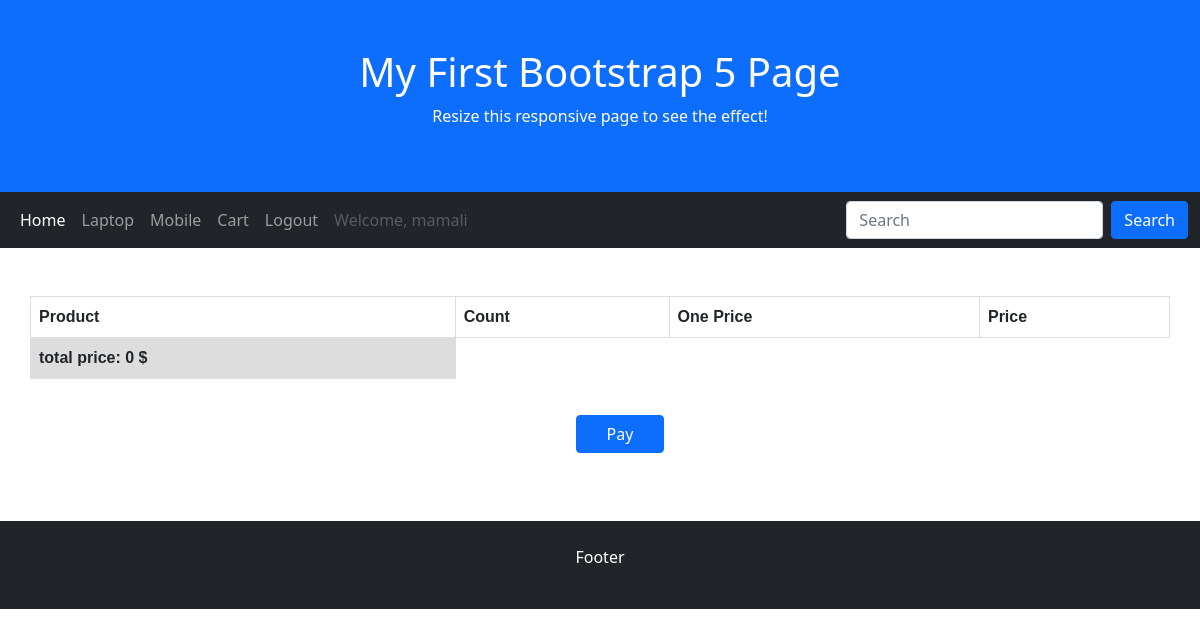
The page /factor/ (signed in) on the database as committed earlier.
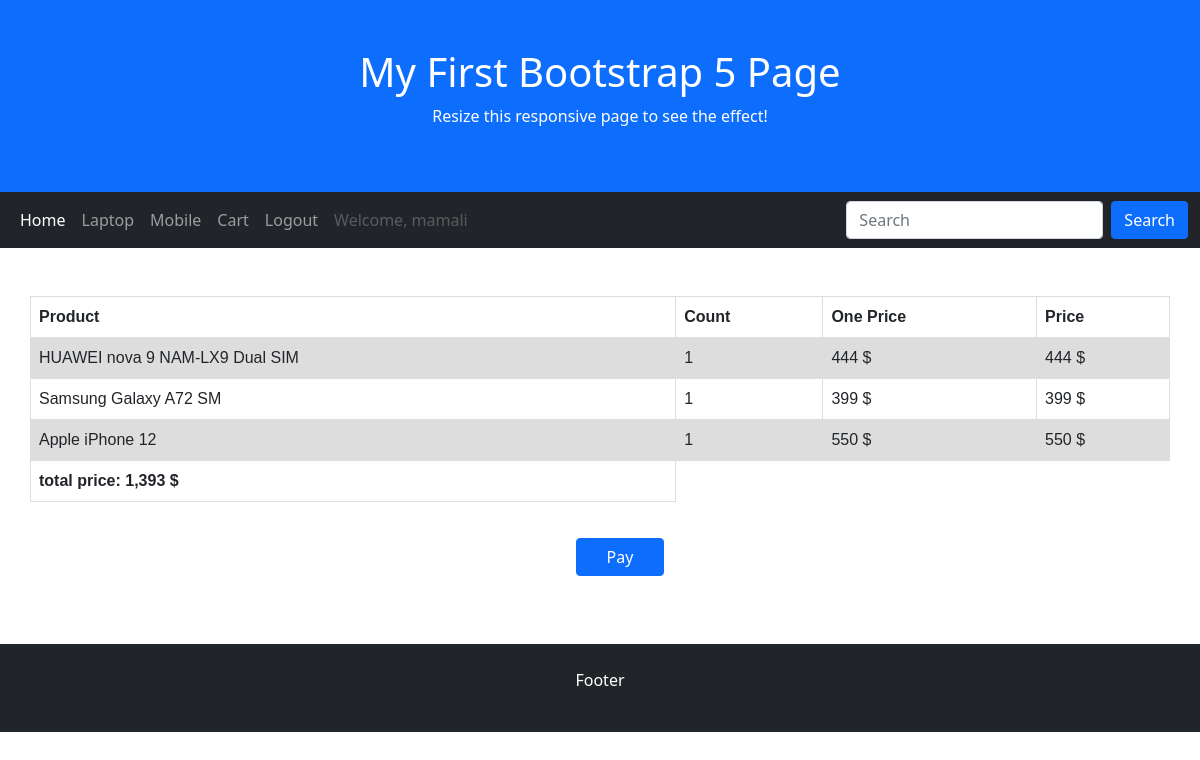
The same page on the database as committed later.
### store_app/models.py (models this page shows, shortened)
class ShoppingBasket(models.Model):
    buyyer = models.ForeignKey(User, models.CASCADE)
    product = models.ForeignKey(Product, models.CASCADE, related_name='products')
    count = models.PositiveSmallIntegerField(default=1)
    class Meta:
        ordering = ['buyyer']

class Product(models.Model):
    title = models.CharField(max_length=100)
    image = models.ImageField(upload_to='store_app')
    brand = models.ForeignKey(to='Brand', on_delete=models.CASCADE, related_name='brands')
    category = models.ForeignKey(to='Category', on_delete=models.CASCADE, related_name='categories')
    explanation = RichTextField()
    price = models.IntegerField()
    count = models.SmallIntegerField()
    available = models.BooleanField(default=False)
    created_at = models.DateTimeField(default=timezone.now)

### store_app/views.py (the view)
# urls.py: path('factor/', views.factor_view, name='factor'),
def factor_view(req):
    purchases = ShoppingBasket.objects.filter(buyyer=req.user)
    total = 0
    for purchase in purchases:
        total += purchase.product.price * purchase.count
    return render(req, 'store_app/factor.html', {'purchases': purchases, 'total_price': total})

### templates/store_app/factor.html (shortened to what this page needs)
{% extends 'base.html' %}
{% load humanize %}
{% block content %}
{% if not purchase %}
    <table class="table">
        <tr>
            <th>Product</th>
            <th>Count</th>
            <th>One Price</th>
            <th>Price</th>
        </tr>
        {% for purchase in purchases %}
        <tr>
            <td>{{ purchase.product.title }}</td>
            <td>{{ purchase.count }}</td>
            <td>{{ purchase.product.price|intcomma }} $</td>
            {% widthratio purchase.product.price 1 purchase.count as price %}
            <td>  {{ price|intcomma }} $</td>
        </tr>
        {% endfor %}
        <tr>
            <th>total price: {{total_price|intcomma}} $</th>
        </tr>
    </table>
    <div class="container text-center" style="margin: 20px">
        <a style="padding-left: 30px; padding-right: 30px;" class="btn btn-primary" href="{% url 'store_app:bank' %}">Pay</a>
    </div>{% else %}
    <h1> Your basket is empty </h1>
{% endif %}
{% endblock content %}

Rows that differ between the two databases and show on the page:
added ShoppingBasket: product "HUAWEI nova 9 NAM-LX9 Dual SIM", count "1", product.price "444", price "444"
added ShoppingBasket: product "Samsung Galaxy A72 SM", count "1", product.price "399", price "399"
added ShoppingBasket: product "Apple iPhone 12", count "1", product.price "550", price "550"
Other text that changed with them:
{{ total_price|intcomma }}: "0" → "1,393"
